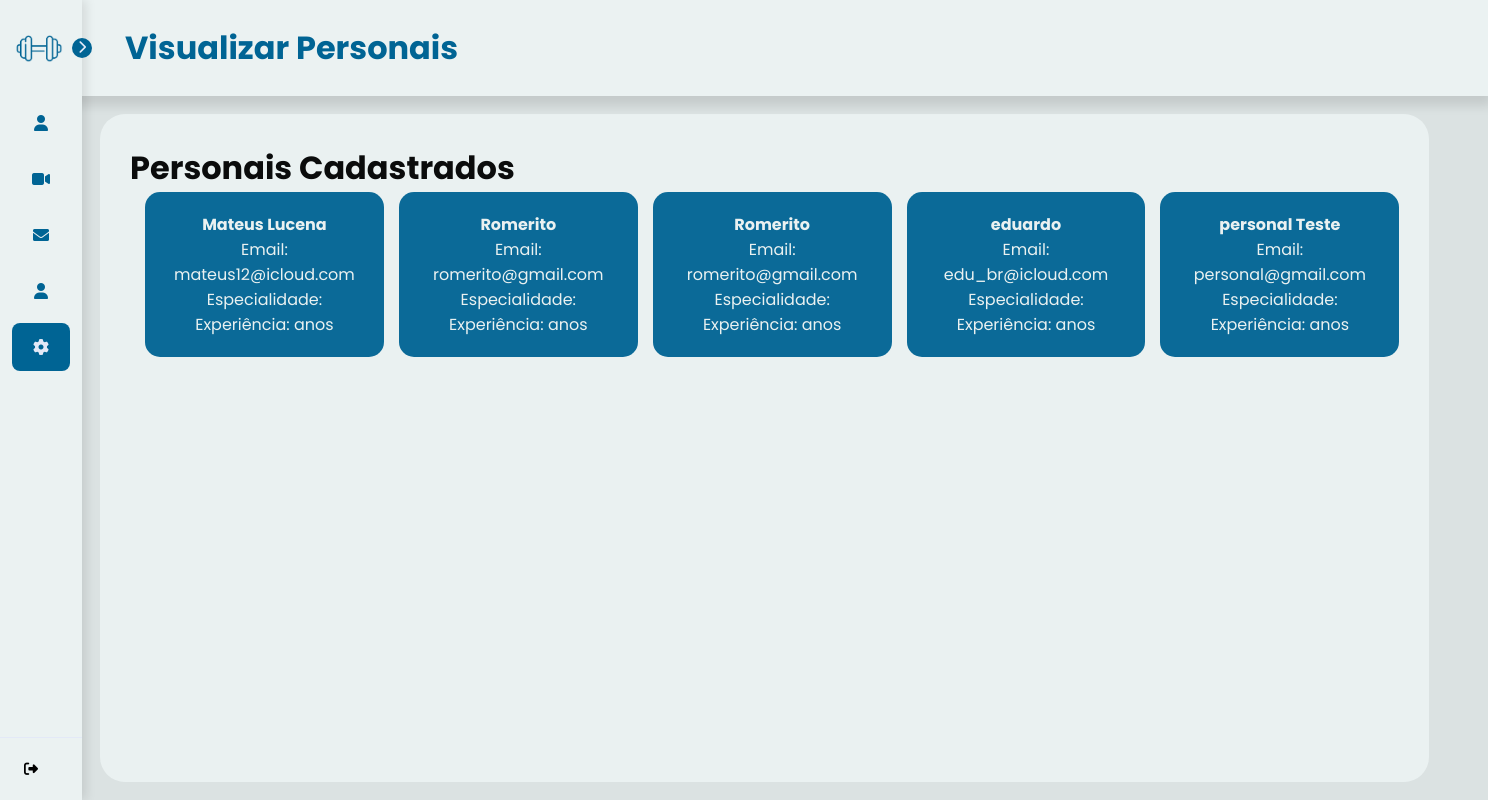
/personais, run on an earlier commit of the app's database.
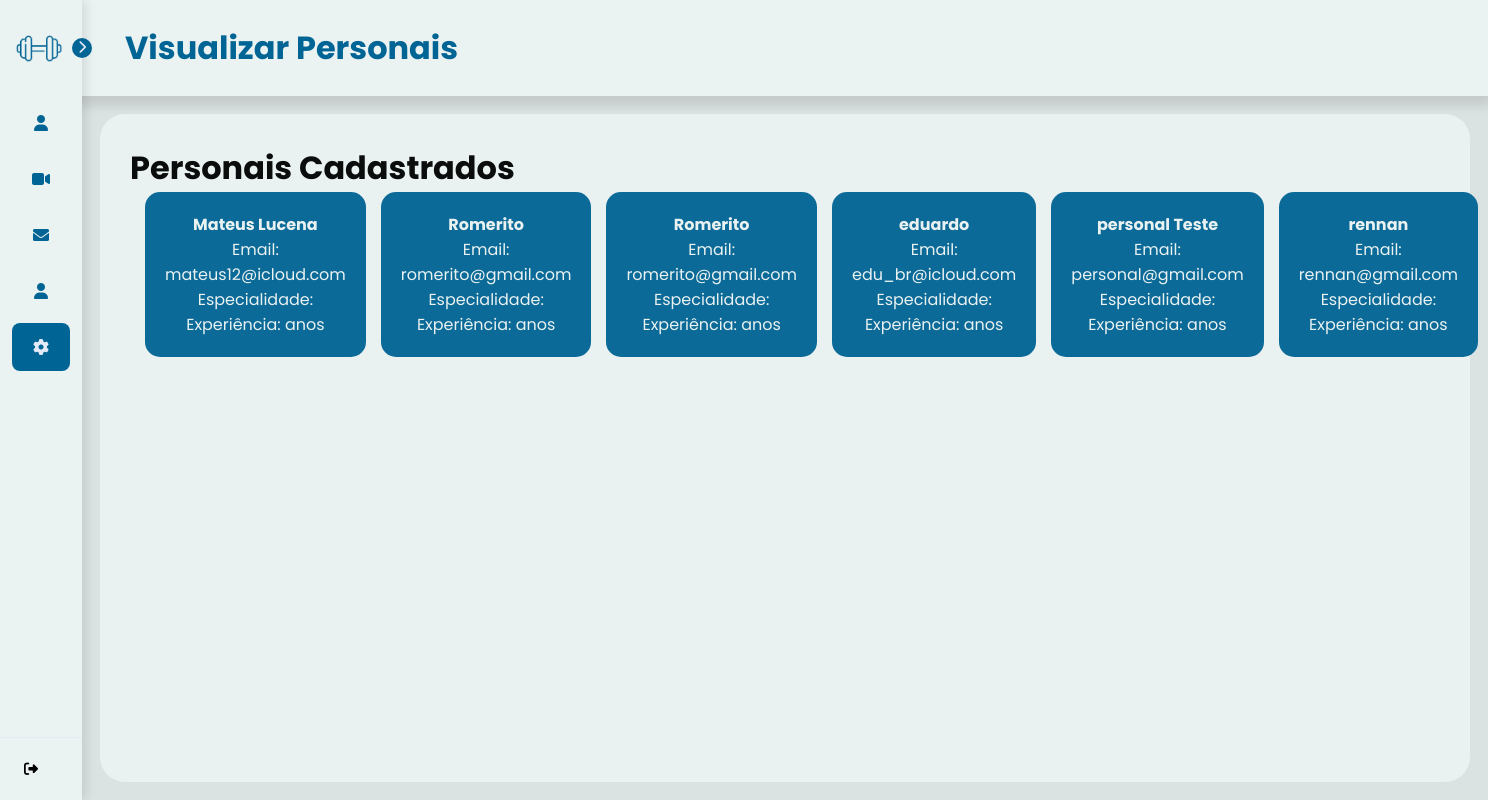
And on a later commit of the database.
### tables this page shows
CREATE TABLE users (
    use_id INTEGER PRIMARY KEY AUTOINCREMENT,
    use_nome TEXT NOT NULL,
    use_senha TEXT NOT NULL,
    use_email TEXT NOT NULL,
    use_telefone TEXT NOT NULL,
    use_data_nascimento DATE NOT NULL,
    use_genero TEXT NOT NULL,
    use_tipo_usuario TEXT NOT NULL,
    use_dias_treino INT,
    use_horario_treino TIME,
    use_dias_trabalho INT ,
    use_horario_trabalho TIME,
    use_idade INT,
    use_peso FLOAT,
    use_altura FLOAT,
    use_imagem BLOB,
    use_foco_treino VARCHAR(90), /*foco do treino que o aluno quer desenvolver*/
    use_tipo_treino VARCHAR(90), /*tipo do treino que o personal gosta de ensinar*/
    use_contador INTEGER DEFAULT 0
);

### controllers/AuthController.py (the view)
@auth_bp.route('/personais')
def visualizar_personais():
    conn = obter_conexao()
    personais = conn.execute('''
        SELECT
            u.use_id, u.use_nome, u.use_email, u.use_telefone,
            d.dau_per_formacao, d.dau_per_cursos,
            d.dau_per_tempo_trabalho, d.dau_per_tipo_aluno,
            d.dau_per_ambiente_trabalho
        FROM users u
        LEFT JOIN dados_users_personais d
        ON u.use_id = d.dau_per_use_id
        WHERE u.use_tipo_usuario = 'personal'
    ''').fetchall()
    conn.close()
    return render_template('visualizar_personais.html', personais=personais)

### models/__init__.py (called while the page is built)
def obter_conexao():
    conn = sqlite3.connect('database.db')
    conn.row_factory = sqlite3.Row
    return conn

### templates/visualizar_personais.html (shortened to what this page needs)
{% extends "base_admin.html" %}
{% block titlePage %}Visualizar Personais{% endblock %}
{% block content %}
<div class="profile-container2">
    <h1>Personais Cadastrados</h1>
    <div class="profile-info2">
        {% for personal in personais %}
        <div class="info2-items">
            <strong>{{ personal.use_nome }}</strong>
            <p>Email: {{ personal.use_email }}</p>
            <p>Especialidade: {{ personal.use_especialidade }}</p>
            <p>Experiência: {{ personal.use_experiencia }} anos</p>
        </div>
        {% endfor %}
    </div>
</div>
{% endblock %}

### templates/base_admin.html (shortened to what this page needs)
<!DOCTYPE html>
<html lang="pt-br">
<head>
    <link rel="stylesheet" href="https://cdnjs.cloudflare.com/ajax/libs/font-awesome/6.5.1/css/all.min.css"
 />
    <link href="https://cdnjs.cloudflare.com/ajax/libs/font-awesome/5.15.4/css/all.min.css" rel="stylesheet">
</head>
<body>
    <nav id="sidebar">
        <div id="sidebar_content">
          <div id="logo_avatar">
                <img src="{{ url_for('static', filename='images/logo/techfit_icon.png') }}"
                     id="logo_avatar_avatar"
                     alt="TechFit Logo"
                     style="width: 55px; height: 55px; object-fit: cover; border-radius: 20px;">
            </div>
            <ul id="side_items">
                <li class="side-item {% if request.endpoint == 'profile_admin' %}active{% endif %}">
                    <a href="{{ url_for('auth.admin') }}">
                        <i class="fa-solid fa-user"></i>
                    </a>
                </li>
                <li class="side-item {% if request.endpoint == 'exercise.videos_admin' %}active{% endif %}">
                    <a href="{{ url_for('exercise.videos_admin') }}">
                        <i class="fa-solid fa-video"></i>
                    </a>
                </li>
                <li class="side-item {% if request.endpoint == 'cadastrar_exercicio' %}active{% endif %}">
                    <a href="{{ url_for('exercise.cadastrar_exercicio') }}">
                        <i class="fa fa-envelope" aria-hidden="true"></i>
                    </a>
                </li>
                <li class="side-item {% if request.endpoint == 'auth.visualizar_alunos' %}active{% endif %}">
                    <a href="{{ url_for('auth.visualizar_alunos') }}">
                        <i class="fa-solid fa-user"></i>
                    </a>
                </li>
                <li class="side-item {% if request.endpoint == 'auth.visualizar_personais' %}active{% endif %}">
                    <a href="{{ url_for('auth.visualizar_personais') }}">
                        <i class="fa-solid fa-gear"></i>
                    </a>
                </li>
            </ul>
            <button id="open_btn">
                <i id="open_btn_icon" class="fa-solid fa-chevron-right"></i>
            </button>
        </div>
        <div id="logout">
            <form action="{{url_for('auth.logout')}}" method="POST">
                <button id="logout_btn" type="submit">
                    <i class="fa-solid fa-right-from-bracket"></i>
                </button>
            </form>
        </div>
    </nav>
    <header>
        <h1>{% block titlePage %} {% endblock %}</h1>
    </header>
    <main class="fade-in">
        {% block content %}{% endblock %}
    </main>
</body>
</html>
</body>
</html>

### templates/base_admin.html (style rules this page uses)
* { margin: 0; padding: 0; box-sizing: border-box; font-family: 'Poppins', sans-serif; }
body { display: flex; min-height: 100vh; background-color: #dbe2e2; padding-left: 82px; color: #0d2329; }
header { background-color: #EBF2F2; width: 100%; padding: 24px; padding-left: 100px; position: fixed; top: 0; left: 0; z-index: 998; max-height: 96px; display: flex; align-items: center; justify-content: space-between; box-shadow: 4px 10px 10px rgba(0, 0, 0, 0.1); }
header h1 { color:#006494; padding-left: 25px; }
main { margin-top: 114px; margin-left: 18px; margin-right: 18px; margin-bottom: 18px; border-radius: 25px; width: calc(100% - 36px); padding: 30px; background-color: #EBF2F2; box-sizing: border-box; position: relative; z-index: 997; opacity: 95%; color: black; }
#sidebar { display: flex; flex-direction: column; justify-content: space-between; background-color: #EBF2F2; height: 100vh; width: 82px; position: fixed; top: 0; left: 0; z-index: 999; transition: all .5s; box-shadow: 4px 0 10px rgba(0, 0, 0, 0.1); }
#sidebar_content { padding: 12px; }
#logo_avatar { display: flex; align-items: center; gap: 8px; margin-bottom: 24px; margin-top: 8px; }
#logo_avatar_avatar { width: 55px; height: 55px; object-fit: cover; border-radius: 20px; }
#side_items { display: flex; flex-direction: column; gap: 8px; list-style: none; }
.side-item { border-radius: 8px; padding: 14px; cursor: pointer; }
.side-item.active { background-color:#006494; }
.side-item a { text-decoration: none; display: flex; align-items: center; justify-content: center; color: #006494; }
.side-item.active a { background-color: transparent; color: #e3e9f7; border: none; }
.side-item a i { background: none; display: flex; align-items: center; justify-content: center; width: 20px; height: 20px; color: inherit; }
#logout { border-top: 1px solid #e3e9f7; padding: 12px; }
#logout_btn { border: none; gap: 20px; padding: 12px; font-size: 14px; display: flex; align-items: center; justify-content: center; border-radius: 8px; cursor: pointer; background-color: transparent; }
#open_btn { position: absolute; top: 38px; right: -10px; background-color:#006494; color: #e3e9f7; border-radius: 100%; width: 20px; height: 20px; border: none; cursor: pointer; }
#open_btn_icon { transition: transform .3s ease; }
.info2-items { background-color: #006494; border-radius: 15px; padding: 20px; width: 22%; height: auto; backdrop-filter: blur(10px); border: 1px solid var(--techfit-300); transition: transform 0.3s ease; text-align: center; margin-left: 15px; }
.info2-items p { color: #EBF2F2; }
.info2-items strong { color: #EBF2F2; }
.profile-info2 { display: flex; flex-direction: row; }

What changed in the data, as far as the page shows it:
added users: use_nome "rennan", use_email "rennan@gmail.com"
